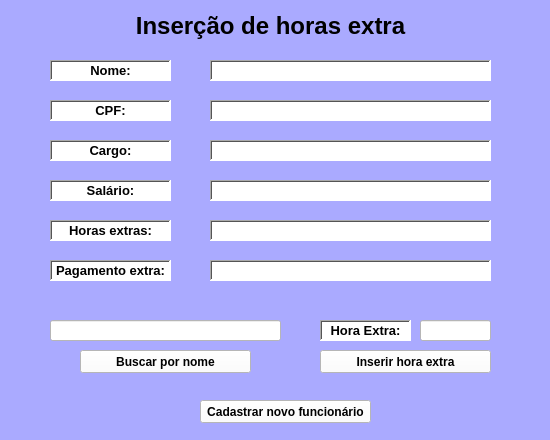
<?xml version="1.0" encoding="UTF-8"?>
<ui version="4.0">
 <class>timeSet</class>
 <widget class="QWidget" name="timeSet">
  <property name="geometry">
   <rect>
    <x>0</x>
    <y>0</y>
    <width>550</width>
    <height>440</height>
   </rect>
  </property>
  <property name="windowTitle">
   <string>Form</string>
  </property>
  <property name="styleSheet">
   <string notr="true">background-color: rgb(170, 170, 255);</string>
  </property>
  <widget class="QLabel" name="label">
   <property name="geometry">
    <rect>
     <x>50</x>
     <y>60</y>
     <width>121</width>
     <height>21</height>
    </rect>
   </property>
   <property name="font">
    <font>
     <pointsize>10</pointsize>
     <weight>75</weight>
     <bold>true</bold>
    </font>
   </property>
   <property name="styleSheet">
    <string notr="true">background-color: rgb(255, 255, 255);</string>
   </property>
   <property name="frameShape">
    <enum>QFrame::WinPanel</enum>
   </property>
   <property name="frameShadow">
    <enum>QFrame::Sunken</enum>
   </property>
   <property name="midLineWidth">
    <number>0</number>
   </property>
   <property name="text">
    <string>Nome:</string>
   </property>
   <property name="alignment">
    <set>Qt::AlignCenter</set>
   </property>
  </widget>
  <widget class="QLabel" name="label_2">
   <property name="geometry">
    <rect>
     <x>50</x>
     <y>100</y>
     <width>121</width>
     <height>21</height>
    </rect>
   </property>
   <property name="font">
    <font>
     <pointsize>10</pointsize>
     <weight>75</weight>
     <bold>true</bold>
    </font>
   </property>
   <property name="styleSheet">
    <string notr="true">background-color: rgb(255, 255, 255);</string>
   </property>
   <property name="frameShape">
    <enum>QFrame::WinPanel</enum>
   </property>
   <property name="frameShadow">
    <enum>QFrame::Sunken</enum>
   </property>
   <property name="text">
    <string>CPF:</string>
   </property>
   <property name="alignment">
    <set>Qt::AlignCenter</set>
   </property>
  </widget>
  <widget class="QLabel" name="label_3">
   <property name="geometry">
    <rect>
     <x>50</x>
     <y>180</y>
     <width>121</width>
     <height>21</height>
    </rect>
   </property>
   <property name="font">
    <font>
     <pointsize>10</pointsize>
     <weight>75</weight>
     <bold>true</bold>
    </font>
   </property>
   <property name="styleSheet">
    <string notr="true">background-color: rgb(255, 255, 255);</string>
   </property>
   <property name="frameShape">
    <enum>QFrame::WinPanel</enum>
   </property>
   <property name="frameShadow">
    <enum>QFrame::Sunken</enum>
   </property>
   <property name="text">
    <string>Salário:</string>
   </property>
   <property name="alignment">
    <set>Qt::AlignCenter</set>
   </property>
  </widget>
  <widget class="QLabel" name="label_4">
   <property name="geometry">
    <rect>
     <x>50</x>
     <y>220</y>
     <width>121</width>
     <height>21</height>
    </rect>
   </property>
   <property name="font">
    <font>
     <pointsize>10</pointsize>
     <weight>75</weight>
     <bold>true</bold>
    </font>
   </property>
   <property name="styleSheet">
    <string notr="true">background-color: rgb(255, 255, 255);</string>
   </property>
   <property name="frameShape">
    <enum>QFrame::WinPanel</enum>
   </property>
   <property name="frameShadow">
    <enum>QFrame::Sunken</enum>
   </property>
   <property name="text">
    <string>Horas extras:</string>
   </property>
   <property name="alignment">
    <set>Qt::AlignCenter</set>
   </property>
  </widget>
  <widget class="QLabel" name="label_5">
   <property name="geometry">
    <rect>
     <x>50</x>
     <y>140</y>
     <width>121</width>
     <height>21</height>
    </rect>
   </property>
   <property name="font">
    <font>
     <pointsize>10</pointsize>
     <weight>75</weight>
     <bold>true</bold>
    </font>
   </property>
   <property name="styleSheet">
    <string notr="true">background-color: rgb(255, 255, 255);</string>
   </property>
   <property name="frameShape">
    <enum>QFrame::WinPanel</enum>
   </property>
   <property name="frameShadow">
    <enum>QFrame::Sunken</enum>
   </property>
   <property name="text">
    <string>Cargo:</string>
   </property>
   <property name="alignment">
    <set>Qt::AlignCenter</set>
   </property>
  </widget>
  <widget class="QLabel" name="label_Nome">
   <property name="geometry">
    <rect>
     <x>210</x>
     <y>60</y>
     <width>281</width>
     <height>21</height>
    </rect>
   </property>
   <property name="font">
    <font>
     <pointsize>10</pointsize>
     <weight>75</weight>
     <bold>true</bold>
    </font>
   </property>
   <property name="styleSheet">
    <string notr="true">background-color: rgb(255, 255, 255);</string>
   </property>
   <property name="frameShape">
    <enum>QFrame::WinPanel</enum>
   </property>
   <property name="frameShadow">
    <enum>QFrame::Sunken</enum>
   </property>
   <property name="midLineWidth">
    <number>0</number>
   </property>
   <property name="text">
    <string/>
   </property>
   <property name="alignment">
    <set>Qt::AlignLeading|Qt::AlignLeft|Qt::AlignVCenter</set>
   </property>
  </widget>
  <widget class="QLabel" name="label_CPF">
   <property name="geometry">
    <rect>
     <x>210</x>
     <y>100</y>
     <width>281</width>
     <height>21</height>
    </rect>
   </property>
   <property name="font">
    <font>
     <pointsize>10</pointsize>
     <weight>75</weight>
     <bold>true</bold>
    </font>
   </property>
   <property name="styleSheet">
    <string notr="true">background-color: rgb(255, 255, 255);</string>
   </property>
   <property name="frameShape">
    <enum>QFrame::WinPanel</enum>
   </property>
   <property name="frameShadow">
    <enum>QFrame::Sunken</enum>
   </property>
   <property name="midLineWidth">
    <number>0</number>
   </property>
   <property name="text">
    <string/>
   </property>
   <property name="alignment">
    <set>Qt::AlignLeading|Qt::AlignLeft|Qt::AlignVCenter</set>
   </property>
  </widget>
  <widget class="QLabel" name="label_Cargo">
   <property name="geometry">
    <rect>
     <x>210</x>
     <y>140</y>
     <width>281</width>
     <height>21</height>
    </rect>
   </property>
   <property name="font">
    <font>
     <pointsize>10</pointsize>
     <weight>75</weight>
     <bold>true</bold>
    </font>
   </property>
   <property name="styleSheet">
    <string notr="true">background-color: rgb(255, 255, 255);</string>
   </property>
   <property name="frameShape">
    <enum>QFrame::WinPanel</enum>
   </property>
   <property name="frameShadow">
    <enum>QFrame::Sunken</enum>
   </property>
   <property name="midLineWidth">
    <number>0</number>
   </property>
   <property name="text">
    <string/>
   </property>
   <property name="alignment">
    <set>Qt::AlignLeading|Qt::AlignLeft|Qt::AlignVCenter</set>
   </property>
  </widget>
  <widget class="QLabel" name="label_Salario">
   <property name="geometry">
    <rect>
     <x>210</x>
     <y>180</y>
     <width>281</width>
     <height>21</height>
    </rect>
   </property>
   <property name="font">
    <font>
     <pointsize>10</pointsize>
     <weight>75</weight>
     <bold>true</bold>
    </font>
   </property>
   <property name="styleSheet">
    <string notr="true">background-color: rgb(255, 255, 255);</string>
   </property>
   <property name="frameShape">
    <enum>QFrame::WinPanel</enum>
   </property>
   <property name="frameShadow">
    <enum>QFrame::Sunken</enum>
   </property>
   <property name="midLineWidth">
    <number>0</number>
   </property>
   <property name="text">
    <string/>
   </property>
   <property name="alignment">
    <set>Qt::AlignLeading|Qt::AlignLeft|Qt::AlignVCenter</set>
   </property>
  </widget>
  <widget class="QLabel" name="label_HoraExtra">
   <property name="geometry">
    <rect>
     <x>210</x>
     <y>220</y>
     <width>281</width>
     <height>21</height>
    </rect>
   </property>
   <property name="font">
    <font>
     <pointsize>10</pointsize>
     <weight>75</weight>
     <bold>true</bold>
    </font>
   </property>
   <property name="styleSheet">
    <string notr="true">background-color: rgb(255, 255, 255);</string>
   </property>
   <property name="frameShape">
    <enum>QFrame::WinPanel</enum>
   </property>
   <property name="frameShadow">
    <enum>QFrame::Sunken</enum>
   </property>
   <property name="midLineWidth">
    <number>0</number>
   </property>
   <property name="text">
    <string/>
   </property>
   <property name="alignment">
    <set>Qt::AlignLeading|Qt::AlignLeft|Qt::AlignVCenter</set>
   </property>
  </widget>
  <widget class="QLineEdit" name="lineEdit_HoraExtra">
   <property name="geometry">
    <rect>
     <x>420</x>
     <y>320</y>
     <width>71</width>
     <height>21</height>
    </rect>
   </property>
   <property name="font">
    <font>
     <pointsize>10</pointsize>
    </font>
   </property>
   <property name="styleSheet">
    <string notr="true">background-color: rgb(255, 255, 255);</string>
   </property>
   <property name="alignment">
    <set>Qt::AlignCenter</set>
   </property>
  </widget>
  <widget class="QPushButton" name="pushButton_InsereHE">
   <property name="geometry">
    <rect>
     <x>320</x>
     <y>350</y>
     <width>171</width>
     <height>23</height>
    </rect>
   </property>
   <property name="font">
    <font>
     <weight>75</weight>
     <bold>true</bold>
    </font>
   </property>
   <property name="styleSheet">
    <string notr="true">background-color: rgb(255, 255, 255);</string>
   </property>
   <property name="text">
    <string>Inserir hora extra</string>
   </property>
  </widget>
  <widget class="QLabel" name="label_12">
   <property name="geometry">
    <rect>
     <x>320</x>
     <y>320</y>
     <width>91</width>
     <height>21</height>
    </rect>
   </property>
   <property name="font">
    <font>
     <pointsize>10</pointsize>
     <weight>75</weight>
     <bold>true</bold>
    </font>
   </property>
   <property name="styleSheet">
    <string notr="true">background-color: rgb(255, 255, 255);</string>
   </property>
   <property name="frameShape">
    <enum>QFrame::WinPanel</enum>
   </property>
   <property name="frameShadow">
    <enum>QFrame::Sunken</enum>
   </property>
   <property name="midLineWidth">
    <number>0</number>
   </property>
   <property name="text">
    <string>Hora Extra:</string>
   </property>
   <property name="alignment">
    <set>Qt::AlignCenter</set>
   </property>
  </widget>
  <widget class="QLabel" name="label_6">
   <property name="geometry">
    <rect>
     <x>50</x>
     <y>260</y>
     <width>121</width>
     <height>21</height>
    </rect>
   </property>
   <property name="font">
    <font>
     <pointsize>10</pointsize>
     <weight>75</weight>
     <bold>true</bold>
    </font>
   </property>
   <property name="styleSheet">
    <string notr="true">background-color: rgb(255, 255, 255);</string>
   </property>
   <property name="frameShape">
    <enum>QFrame::WinPanel</enum>
   </property>
   <property name="frameShadow">
    <enum>QFrame::Sunken</enum>
   </property>
   <property name="text">
    <string>Pagamento extra:</string>
   </property>
   <property name="alignment">
    <set>Qt::AlignCenter</set>
   </property>
  </widget>
  <widget class="QLabel" name="label_PagExtra">
   <property name="geometry">
    <rect>
     <x>210</x>
     <y>260</y>
     <width>281</width>
     <height>21</height>
    </rect>
   </property>
   <property name="font">
    <font>
     <pointsize>10</pointsize>
     <weight>75</weight>
     <bold>true</bold>
    </font>
   </property>
   <property name="styleSheet">
    <string notr="true">background-color: rgb(255, 255, 255);</string>
   </property>
   <property name="frameShape">
    <enum>QFrame::WinPanel</enum>
   </property>
   <property name="frameShadow">
    <enum>QFrame::Sunken</enum>
   </property>
   <property name="midLineWidth">
    <number>0</number>
   </property>
   <property name="text">
    <string/>
   </property>
   <property name="alignment">
    <set>Qt::AlignLeading|Qt::AlignLeft|Qt::AlignVCenter</set>
   </property>
  </widget>
  <widget class="QLineEdit" name="lineEdit_Nome">
   <property name="geometry">
    <rect>
     <x>50</x>
     <y>320</y>
     <width>231</width>
     <height>21</height>
    </rect>
   </property>
   <property name="font">
    <font>
     <pointsize>10</pointsize>
     <weight>75</weight>
     <bold>true</bold>
    </font>
   </property>
   <property name="styleSheet">
    <string notr="true">background-color: rgb(255, 255, 255);</string>
   </property>
   <property name="text">
    <string/>
   </property>
   <property name="alignment">
    <set>Qt::AlignCenter</set>
   </property>
  </widget>
  <widget class="QPushButton" name="pushButton_Buscar">
   <property name="geometry">
    <rect>
     <x>80</x>
     <y>350</y>
     <width>171</width>
     <height>23</height>
    </rect>
   </property>
   <property name="font">
    <font>
     <weight>75</weight>
     <bold>true</bold>
    </font>
   </property>
   <property name="styleSheet">
    <string notr="true">background-color: rgb(255, 255, 255);</string>
   </property>
   <property name="text">
    <string>Buscar por nome</string>
   </property>
  </widget>
  <widget class="QPushButton" name="pushButton_novoFunc">
   <property name="geometry">
    <rect>
     <x>200</x>
     <y>400</y>
     <width>171</width>
     <height>23</height>
    </rect>
   </property>
   <property name="font">
    <font>
     <weight>75</weight>
     <bold>true</bold>
    </font>
   </property>
   <property name="styleSheet">
    <string notr="true">background-color: rgb(255, 255, 255);</string>
   </property>
   <property name="text">
    <string>Cadastrar novo funcionário</string>
   </property>
   <property name="default">
    <bool>false</bool>
   </property>
   <property name="flat">
    <bool>false</bool>
   </property>
  </widget>
  <widget class="QLabel" name="label_7">
   <property name="geometry">
    <rect>
     <x>50</x>
     <y>10</y>
     <width>441</width>
     <height>31</height>
    </rect>
   </property>
   <property name="font">
    <font>
     <pointsize>18</pointsize>
     <weight>75</weight>
     <bold>true</bold>
    </font>
   </property>
   <property name="text">
    <string>Inserção de horas extra</string>
   </property>
   <property name="alignment">
    <set>Qt::AlignCenter</set>
   </property>
  </widget>
 </widget>
 <tabstops>
  <tabstop>lineEdit_Nome</tabstop>
  <tabstop>pushButton_Buscar</tabstop>
  <tabstop>lineEdit_HoraExtra</tabstop>
  <tabstop>pushButton_InsereHE</tabstop>
 </tabstops>
 <resources/>
 <connections/>
</ui>
